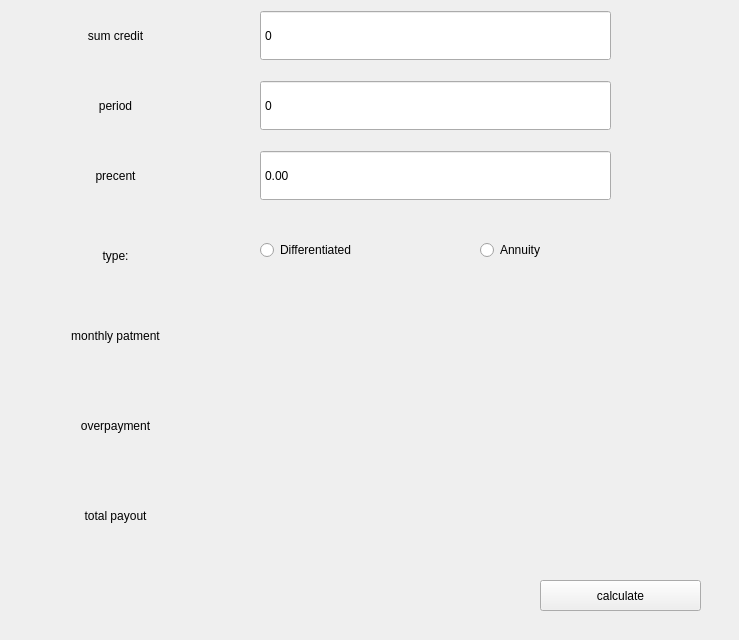
<?xml version="1.0" encoding="UTF-8"?>
<ui version="4.0">
 <class>credit</class>
 <widget class="QWidget" name="credit">
  <property name="geometry">
   <rect>
    <x>0</x>
    <y>0</y>
    <width>739</width>
    <height>640</height>
   </rect>
  </property>
  <property name="windowTitle">
   <string>Form</string>
  </property>
  <property name="styleSheet">
   <string notr="true">QWidget{
background-color: rgb(255, 218, 185)
};</string>
  </property>
  <widget class="QRadioButton" name="radioButton_diff">
   <property name="geometry">
    <rect>
     <x>260</x>
     <y>240</y>
     <width>121</width>
     <height>20</height>
    </rect>
   </property>
   <property name="styleSheet">
    <string notr="true">QRadioButton {
background-color: rgb(255, 192, 203);
color: rgb(255, 105, 180);
};</string>
   </property>
   <property name="text">
    <string>Differentiated</string>
   </property>
  </widget>
  <widget class="QRadioButton" name="radioButton_ann">
   <property name="geometry">
    <rect>
     <x>480</x>
     <y>240</y>
     <width>121</width>
     <height>20</height>
    </rect>
   </property>
   <property name="styleSheet">
    <string notr="true">QRadioButton {
background-color: rgb(255, 192, 203);
color: rgb(255, 105, 180);
};</string>
   </property>
   <property name="text">
    <string>Annuity</string>
   </property>
  </widget>
  <widget class="QLabel" name="label_month">
   <property name="geometry">
    <rect>
     <x>260</x>
     <y>310</y>
     <width>351</width>
     <height>51</height>
    </rect>
   </property>
   <property name="styleSheet">
    <string notr="true">QLabel {
background-color: rgb(255, 192, 203);
color: rgb(255, 105, 180);
};</string>
   </property>
   <property name="text">
    <string/>
   </property>
  </widget>
  <widget class="QLabel" name="label_11">
   <property name="geometry">
    <rect>
     <x>20</x>
     <y>310</y>
     <width>191</width>
     <height>51</height>
    </rect>
   </property>
   <property name="styleSheet">
    <string notr="true">QLabel {
background-color: rgb(255, 192, 203);
color: rgb(255, 105, 180);
};</string>
   </property>
   <property name="text">
    <string>monthly patment</string>
   </property>
   <property name="alignment">
    <set>Qt::AlignCenter</set>
   </property>
  </widget>
  <widget class="QLabel" name="label_over">
   <property name="geometry">
    <rect>
     <x>260</x>
     <y>400</y>
     <width>351</width>
     <height>51</height>
    </rect>
   </property>
   <property name="styleSheet">
    <string notr="true">QLabel {
background-color: rgb(255, 192, 203);
color: rgb(255, 105, 180);
};</string>
   </property>
   <property name="text">
    <string/>
   </property>
  </widget>
  <widget class="QLabel" name="label_total">
   <property name="geometry">
    <rect>
     <x>260</x>
     <y>490</y>
     <width>351</width>
     <height>51</height>
    </rect>
   </property>
   <property name="styleSheet">
    <string notr="true">QLabel {
background-color: rgb(255, 192, 203);
color: rgb(255, 105, 180);
};</string>
   </property>
   <property name="text">
    <string/>
   </property>
  </widget>
  <widget class="QLabel" name="label_15">
   <property name="geometry">
    <rect>
     <x>20</x>
     <y>400</y>
     <width>191</width>
     <height>51</height>
    </rect>
   </property>
   <property name="styleSheet">
    <string notr="true">QLabel {
background-color: rgb(255, 192, 203);
color: rgb(255, 105, 180);
};</string>
   </property>
   <property name="text">
    <string>overpayment</string>
   </property>
   <property name="alignment">
    <set>Qt::AlignCenter</set>
   </property>
  </widget>
  <widget class="QLabel" name="label_16">
   <property name="geometry">
    <rect>
     <x>20</x>
     <y>490</y>
     <width>191</width>
     <height>51</height>
    </rect>
   </property>
   <property name="styleSheet">
    <string notr="true">QLabel {
background-color: rgb(255, 192, 203);
color: rgb(255, 105, 180);
};</string>
   </property>
   <property name="text">
    <string>total payout</string>
   </property>
   <property name="alignment">
    <set>Qt::AlignCenter</set>
   </property>
  </widget>
  <widget class="QLabel" name="label_18">
   <property name="geometry">
    <rect>
     <x>20</x>
     <y>150</y>
     <width>191</width>
     <height>51</height>
    </rect>
   </property>
   <property name="styleSheet">
    <string notr="true">QLabel {
background-color: rgb(255, 192, 203);
color: rgb(255, 105, 180);
};</string>
   </property>
   <property name="text">
    <string>precent</string>
   </property>
   <property name="alignment">
    <set>Qt::AlignCenter</set>
   </property>
  </widget>
  <widget class="QLabel" name="label_19">
   <property name="geometry">
    <rect>
     <x>20</x>
     <y>80</y>
     <width>191</width>
     <height>51</height>
    </rect>
   </property>
   <property name="styleSheet">
    <string notr="true">QLabel {
background-color: rgb(255, 192, 203);
color: rgb(255, 105, 180);
};</string>
   </property>
   <property name="text">
    <string>period</string>
   </property>
   <property name="alignment">
    <set>Qt::AlignCenter</set>
   </property>
  </widget>
  <widget class="QLabel" name="label_20">
   <property name="geometry">
    <rect>
     <x>20</x>
     <y>10</y>
     <width>191</width>
     <height>51</height>
    </rect>
   </property>
   <property name="styleSheet">
    <string notr="true">QLabel {
background-color: rgb(255, 192, 203);
color: rgb(255, 105, 180);
};</string>
   </property>
   <property name="text">
    <string>sum credit</string>
   </property>
   <property name="alignment">
    <set>Qt::AlignCenter</set>
   </property>
  </widget>
  <widget class="QLabel" name="label_12">
   <property name="geometry">
    <rect>
     <x>20</x>
     <y>230</y>
     <width>191</width>
     <height>51</height>
    </rect>
   </property>
   <property name="styleSheet">
    <string notr="true">QLabel {
background-color: rgb(255, 192, 203);
color: rgb(255, 105, 180);
};</string>
   </property>
   <property name="text">
    <string>type:</string>
   </property>
   <property name="alignment">
    <set>Qt::AlignCenter</set>
   </property>
  </widget>
  <widget class="QPushButton" name="pushButton_calc">
   <property name="geometry">
    <rect>
     <x>540</x>
     <y>580</y>
     <width>161</width>
     <height>31</height>
    </rect>
   </property>
   <property name="styleSheet">
    <string notr="true">QPushButton {
background-color: rgb(255, 192, 203);
color: rgb(255, 105, 180);
border: 1px solid gray;
};</string>
   </property>
   <property name="text">
    <string>calculate</string>
   </property>
  </widget>
  <widget class="QDoubleSpinBox" name="label_precent">
   <property name="geometry">
    <rect>
     <x>260</x>
     <y>150</y>
     <width>351</width>
     <height>51</height>
    </rect>
   </property>
   <property name="styleSheet">
    <string notr="true">QDoubleSpinBox {
background-color: rgb(255, 192, 203);
color: rgb(255, 105, 180);
};</string>
   </property>
   <property name="buttonSymbols">
    <enum>QAbstractSpinBox::NoButtons</enum>
   </property>
   <property name="maximum">
    <double>100.000000000000000</double>
   </property>
  </widget>
  <widget class="QSpinBox" name="label_sum_credit">
   <property name="geometry">
    <rect>
     <x>260</x>
     <y>10</y>
     <width>351</width>
     <height>51</height>
    </rect>
   </property>
   <property name="styleSheet">
    <string notr="true">QSpinBox {
background-color: rgb(255, 192, 203);
color: rgb(255, 105, 180);
};</string>
   </property>
   <property name="wrapping">
    <bool>false</bool>
   </property>
   <property name="buttonSymbols">
    <enum>QAbstractSpinBox::NoButtons</enum>
   </property>
   <property name="specialValueText">
    <string/>
   </property>
   <property name="maximum">
    <number>99999999</number>
   </property>
   <property name="stepType">
    <enum>QAbstractSpinBox::DefaultStepType</enum>
   </property>
   <property name="value">
    <number>0</number>
   </property>
  </widget>
  <widget class="QSpinBox" name="label_period">
   <property name="geometry">
    <rect>
     <x>260</x>
     <y>80</y>
     <width>351</width>
     <height>51</height>
    </rect>
   </property>
   <property name="styleSheet">
    <string notr="true">QSpinBox {
background-color: rgb(255, 192, 203);
color: rgb(255, 105, 180);
};</string>
   </property>
   <property name="buttonSymbols">
    <enum>QAbstractSpinBox::NoButtons</enum>
   </property>
   <property name="maximum">
    <number>100</number>
   </property>
  </widget>
 </widget>
 <resources/>
 <connections/>
</ui>
